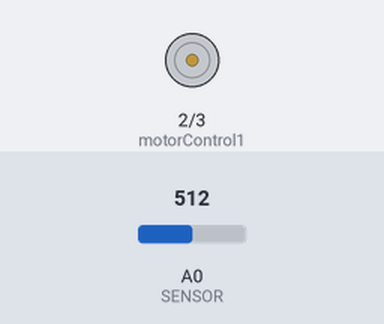
This sketch was run on a simulated Arduino Uno, built with avr-gcc and run on an emulated ATmega328P. Parts: motor-driver pin pairs drawn as motors (green arrow = first pin HIGH = forward, orange = second pin HIGH = backward, longer = more drive, scaled by the enable pin). The test bench sets the inputs (shaded band); at power-on: A0 (SENSOR) = 512. What the sketch prints to the serial monitor is not drawn.

Above: at 1.2 s.
1.3 s: A0 (SENSOR) set to 577
2.8 s: A0 (SENSOR) set to 599
At 4.0 s:
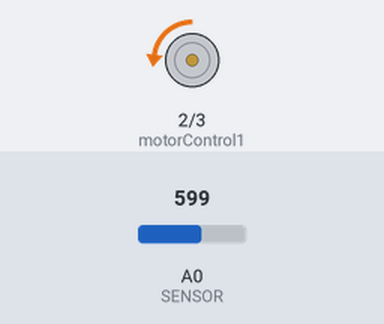
4.3 s: A0 (SENSOR) set to 511
At 5.5 s:
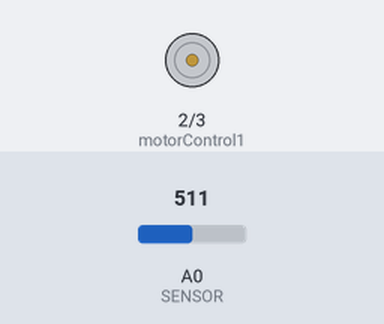
5.8 s: A0 (SENSOR) set to 445
7.3 s: A0 (SENSOR) set to 418
At 8.1 s:
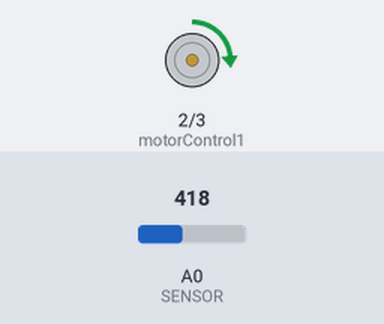
8.8 s: A0 (SENSOR) set to 306
At 9.9 s:
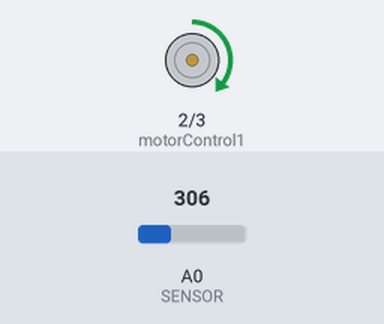
Timing chart, 0 to 11.3 s (numbered marks = the images above; inputs shaded):
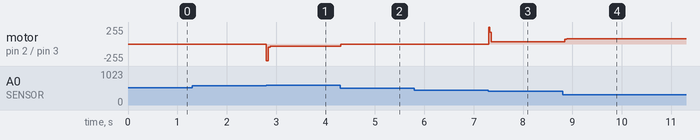

The sketch:

DCMotorDirection.ino
```cpp
// (licence header left out)
int SENSOR = A0;

int motorEnable = 9;
int motorControl1 = 2;
int motorControl2 = 3;

int sensorValue = 0;
int motorValue = 0;

void setup()
{
  pinMode(motorEnable, OUTPUT);
  pinMode(motorControl1, OUTPUT);
  pinMode(motorControl2, OUTPUT);

  digitalWrite(motorEnable, LOW);

  Serial.begin(9600);
}

void loop()
{
  sensorValue = analogRead(SENSOR);

  motorValue = map(sensorValue, 0 ,1023, -200, 200);

  Serial.println(motorValue);


  if (motorValue < -30 )
  {
    digitalWrite(motorEnable, LOW);
    digitalWrite(motorControl1, HIGH);
    digitalWrite(motorControl2, LOW);
    analogWrite(motorEnable, motorValue*(-1));
  }
  else if (motorValue > 30)
  {
    digitalWrite(motorEnable, LOW);
    digitalWrite(motorControl1, LOW);
    digitalWrite(motorControl2, HIGH);
    analogWrite(motorEnable, motorValue);
  }
  else
  {
    digitalWrite(motorEnable, LOW);
    digitalWrite(motorControl1,LOW);
    digitalWrite(motorControl2,LOW);
    digitalWrite(motorEnable, HIGH);
  }
}
```

Measured:
- after the input at 2.8 s, motor on pin 2 (motorControl1) / pin 3 (motorControl2): stopped → backward 34/255 at once
- after the input at 4.3 s, motor on pin 2 (motorControl1) / pin 3 (motorControl2): backward 34/255 → stopped at once
- after the input at 7.3 s, motor on pin 2 (motorControl1) / pin 3 (motorControl2): stopped → forward 37/255 at once
- after the input at 8.8 s, motor on pin 2 (motorControl1) / pin 3 (motorControl2): forward 37/255 → forward 81/255 at once
